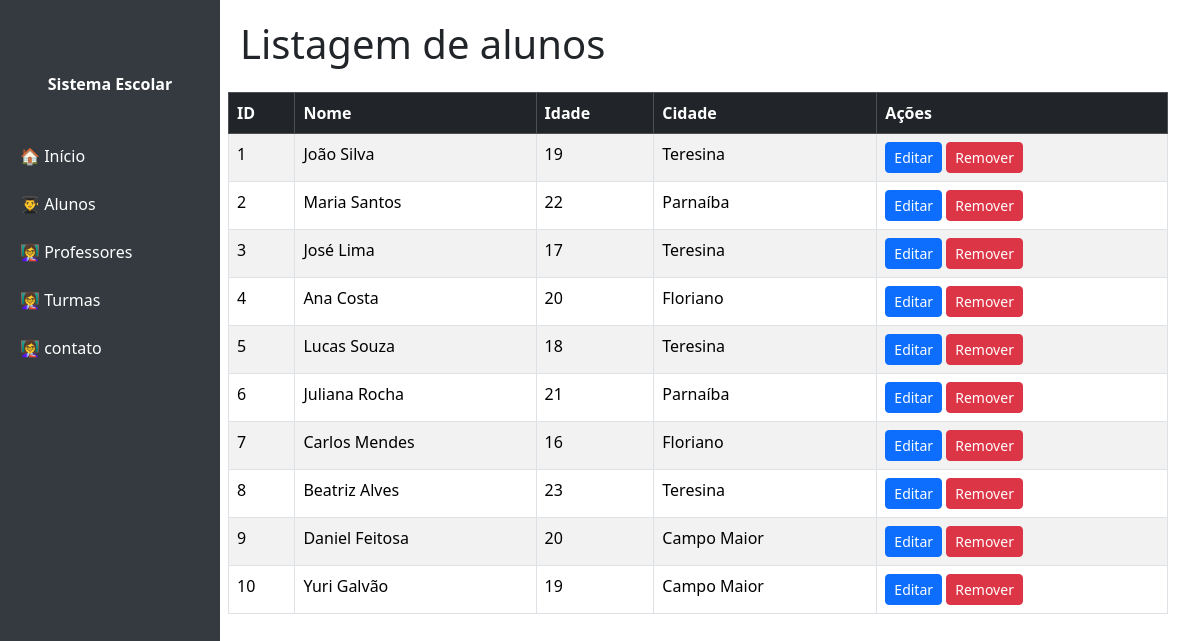
The page /aluno on the database its author committed.
### tables this page shows
CREATE TABLE aluno (
    id INTEGER PRIMARY KEY AUTOINCREMENT,
    nome TEXT NOT NULL,
    idade INTEGER,
    cidade TEXT
);

### app.py (the view)
@app.route('/aluno')
def lista_aluno():
    DB_PATH = "banco_escola.db"
    conn = sqlite3.connect(DB_PATH)
    cursor = conn.cursor()
    cursor.execute("SELECT id, nome, idade, cidade FROM aluno")
    lista = cursor.fetchall()
    conn.close()
    return render_template('aluno/lista.html',lista = lista)

### templates/aluno/lista.html
{% include 'cabecalho.html' %}
<h1 class="mb-4">Listagem de alunos </h1>
<div class="row">
    <div class="row">
        <table class="table table-bordered table-striped">
            <thead class="table-dark">
              <tr>
                <th>ID</th>
                <th>Nome</th>
                <th>Idade</th>
                <th>Cidade</th>
                <th>Ações</th>
              </tr>
            </thead>
            <tbody>
              {% for item in lista %}
              <tr>
                <td>{{ item[0] }}</td>
                <td>{{ item[1] }}</td>
                <td>{{ item[2] }}</td>
                <td>{{ item[3] }}</td>
                <td>
                  <a href="/alunos/editar/{{ item[0] }}" class="btn btn-primary btn-sm">Editar</a>
                  <a href="/alunos/remover/{{ item[0] }}" class="btn btn-danger btn-sm"
                     onclick="return confirm('Tem certeza que deseja remover este registro?');">
                     Remover
                  </a>
                </td>
              </tr>
              {% endfor %}
            </tbody>
        </table>
    </div>
</div>
{% include 'rodape.html' %}

### templates/cabecalho.html (shortened to what this page needs)
<!DOCTYPE html>
<html lang="pt-BR">
<head>
    <link href="https://cdn.jsdelivr.net/npm/bootstrap@5.3.3/dist/css/bootstrap.min.css" rel="stylesheet">
</head>
<body>
    <nav class="sidebar">
        <a class="navbar-brand text-center fw-bold d-block mb-4 text-white" href="#">Sistema Escolar</a>
        <a href="/">🏠 Início</a>
        <a href="/aluno">👨‍🎓 Alunos</a>
        <a href="/professor">👩‍🏫 Professores</a>
        <a href="/turma">👩‍🏫 Turmas</a>
        <a href="/contato">👩‍🏫 contato
        </a>
    </nav>
    <div class="main">

### templates/rodape.html
</div>
</body>
</html>

### templates/cabecalho.html (style rules this page uses)
body { min-height: 100vh; }
.sidebar { height: 100vh; position: fixed; left: 0; top: 0; width: 220px; background-color: #343a40; padding-top: 60px; }
.sidebar a { color: #fff; display: block; padding: 12px 20px; text-decoration: none; }
.main { margin-left: 220px; padding: 20px; }

### rows shown on the page
aluno: id "1", nome "João Silva", idade "19", cidade "Teresina"
aluno: id "2", nome "Maria Santos", idade "22", cidade "Parnaíba"
aluno: id "3", nome "José Lima", idade "17", cidade "Teresina"
aluno: id "4", nome "Ana Costa", idade "20", cidade "Floriano"
aluno: id "5", nome "Lucas Souza", idade "18", cidade "Teresina"
aluno: id "6", nome "Juliana Rocha", idade "21", cidade "Parnaíba"
aluno: id "7", nome "Carlos Mendes", idade "16", cidade "Floriano"
aluno: id "8", nome "Beatriz Alves", idade "23", cidade "Teresina"
aluno: id "9", nome "Daniel Feitosa", idade "20", cidade "Campo Maior"
aluno: id "10", nome "Yuri Galvão", idade "19", cidade "Campo Maior"
